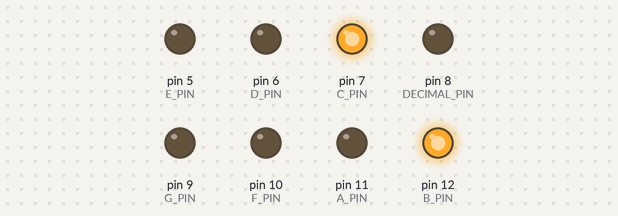
Bench run of a program on a simulated Arduino Uno, built with avr-gcc and run on an emulated ATmega328P. Parts: output pins drawn as LEDs (lit = HIGH).

Above: at 0.5 s.
At 1.5 s:
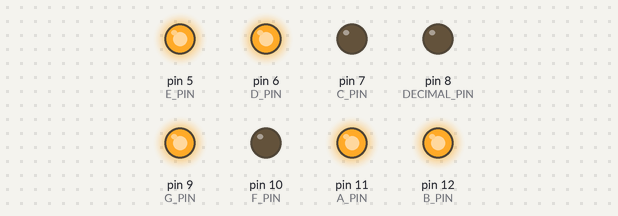
At 2.5 s:
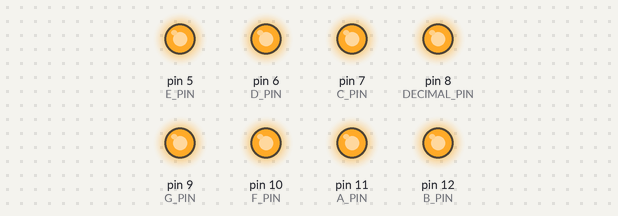
At 3.15 s:
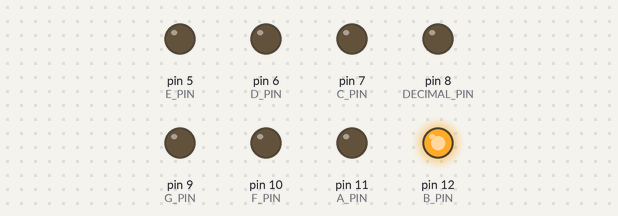
At 3.65 s:
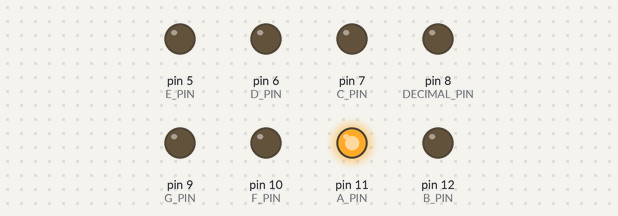
At 4.75 s:
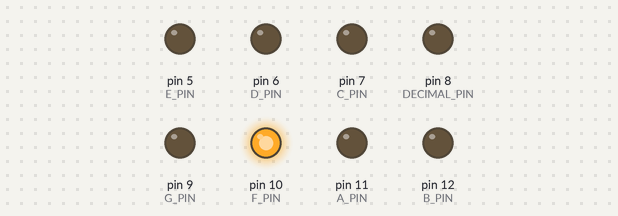
Timing chart, 0 to 6.2 s (numbered marks = the images above):
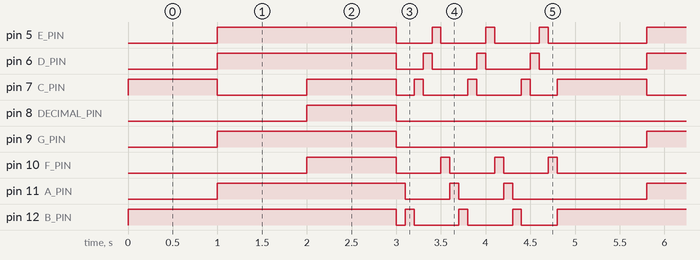

The program:

main.cpp
```cpp
// Load in our dependencies
#include "Arduino.h"

// Define our constants
int A_PIN = 11;
int B_PIN = 12;
int C_PIN = 7;
int D_PIN = 6;
int E_PIN = 5;
int F_PIN = 10;
int G_PIN = 9;
int DECIMAL_PIN = 8;

char HORIZ_CHAR = '-';
char VERT_CHAR = '|';
char DECIMAL_CHAR = '.';
char ONE_DRAWING[5][4] = {
  "   ",
  "  |",
  "   ",
  "  |",
  "   ",
};
char TWO_DRAWING[5][4] = {
  " - ",
  "  |",
  " - ",
  "|  ",
  " - ",
};
char TWO_DECIMAL_DRAWING[5][4] = {
  " - ",
  "  |",
  " - ",
  "|  ",
  " -.",
};
char EIGHT_DECIMAL_DRAWING[5][4] = {
  " - ",
  "| |",
  " - ",
  "| |",
  " -.",
};
char LOOP_SEQUENCE_DRAWINGS[6][5][4] = {
  {
    " - ",
    "   ",
    "   ",
    "   ",
    "   ",
  },
  {
    "   ",
    "  |",
    "   ",
    "   ",
    "   ",
  },
  {
    "   ",
    "   ",
    "   ",
    "  |",
    "   ",
  },
  {
    "   ",
    "   ",
    "   ",
    "   ",
    " - ",
  },
  {
    "   ",
    "   ",
    "   ",
    "|  ",
    "   ",
  },
  {
    "   ",
    "|  ",
    "   ",
    "   ",
    "   ",
  },
};

// Define helper logic
void drawingWrite(char drawing[5][4]) {
  digitalWrite(A_PIN, drawing[0][1] == HORIZ_CHAR ? HIGH : LOW);
  digitalWrite(F_PIN, drawing[1][0] == VERT_CHAR ? HIGH : LOW);
  digitalWrite(B_PIN, drawing[1][2] == VERT_CHAR ? HIGH : LOW);
  digitalWrite(G_PIN, drawing[2][1] == HORIZ_CHAR ? HIGH : LOW);
  digitalWrite(E_PIN, drawing[3][0] == VERT_CHAR ? HIGH : LOW);
  digitalWrite(C_PIN, drawing[3][2] == VERT_CHAR ? HIGH : LOW);
  digitalWrite(D_PIN, drawing[4][1] == HORIZ_CHAR ? HIGH : LOW);
  digitalWrite(DECIMAL_PIN, drawing[4][2] == DECIMAL_CHAR ? HIGH : LOW);
}

// Define our main logic
void setup()
{
  // Configure our pins
  pinMode(A_PIN, OUTPUT);
  pinMode(B_PIN, OUTPUT);
  pinMode(C_PIN, OUTPUT);
  pinMode(D_PIN, OUTPUT);
  pinMode(E_PIN, OUTPUT);
  pinMode(F_PIN, OUTPUT);
  pinMode(G_PIN, OUTPUT);
  pinMode(DECIMAL_PIN, OUTPUT);
}

void loop()
{
  // Draw some numbers
  drawingWrite(ONE_DRAWING);
  delay(1000);
  drawingWrite(TWO_DRAWING);
  delay(1000);
  drawingWrite(EIGHT_DECIMAL_DRAWING);
  delay(1000);

  // Draw a looping sequence
  int loop_count = 3;
  int len = sizeof(LOOP_SEQUENCE_DRAWINGS)/sizeof(*LOOP_SEQUENCE_DRAWINGS);
  for (int i = 0; i < loop_count; i += 1) {
    for (int j = 0; j < len; j += 1) {
      drawingWrite(LOOP_SEQUENCE_DRAWINGS[j]);
      delay(100);
    }
  }
}
```

Measured:
- by itself, pin 5 (E_PIN): repeats every 4.8 s: LOW 0.40 s, 2 × (HIGH 0.10 s, LOW 0.50 s), HIGH 0.10 s, LOW 1.1 s, HIGH 2.0 s
- by itself, pin 6 (D_PIN): repeats every 4.8 s: LOW 0.30 s, 2 × (HIGH 0.10 s, LOW 0.50 s), HIGH 0.10 s, LOW 1.2 s, HIGH 2.0 s
- by itself, pin 7 (C_PIN): repeats every 4.8 s: LOW 1.0 s, HIGH 1.0 s, LOW 0.20 s, 2 × (HIGH 0.10 s, LOW 0.50 s), HIGH 0.10 s, LOW 0.30 s, HIGH 1.0 s
- by itself, pin 8 (DECIMAL_PIN): alternates HIGH for 1.0 s and LOW for 3.8 s
- by itself, pin 9 (G_PIN): alternates HIGH for 2.0 s and LOW for 2.8 s
- by itself, pin 10 (F_PIN): repeats every 4.8 s: 3 × (LOW 0.50 s, HIGH 0.10 s), LOW 2.0 s, HIGH 1.0 s
- by itself, pin 11 (A_PIN): repeats every 4.8 s: 2 × (LOW 0.50 s, HIGH 0.10 s), LOW 1.5 s, HIGH 2.1 s
- by itself, pin 12 (B_PIN): repeats every 4.8 s: LOW 0.10 s, 2 × (HIGH 0.10 s, LOW 0.50 s), HIGH 0.10 s, LOW 0.40 s, HIGH 3.0 s
